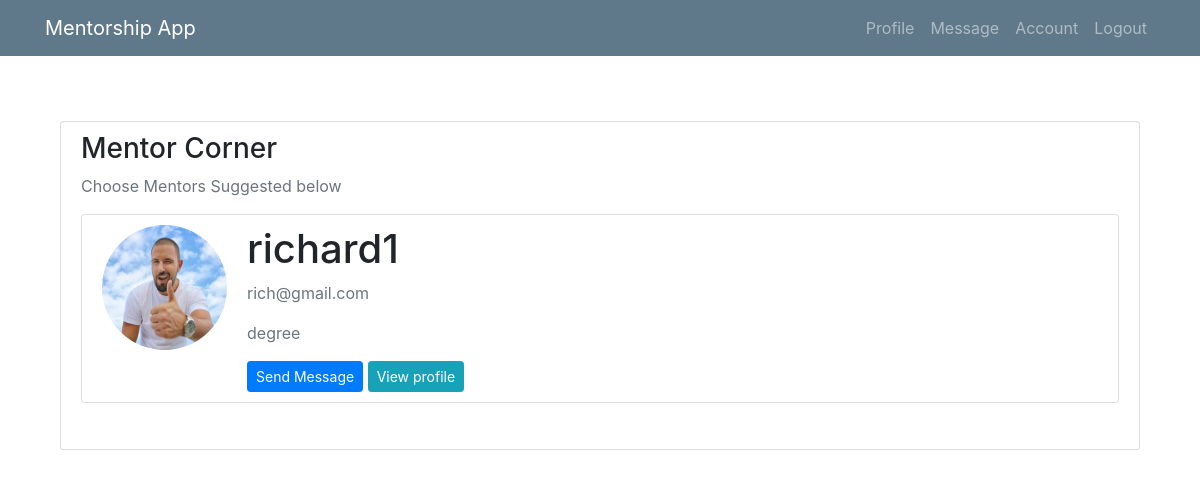
/account/ (signed in), run on the app's committed database.
### mentee/models.py (models this page shows, shortened)
class User(AbstractUser):
    is_mentee = models.BooleanField(default=False)
    is_mentor = models.BooleanField(default=False)

class Profile(models.Model):
    user = models.OneToOneField(User, on_delete=models.CASCADE)
    image = models.ImageField(default='default.jpg', upload_to='profile_pics')
    education = models.CharField(default='degree', max_length=100)

### mentee/views/mentee.py (the view)
# urls.py: path('account/', mentee.AccountList.as_view(), name="account"),
class AccountList(LoginRequiredMixin, UserPassesTestMixin, View):
    def test_func(self):
        return self.request.user.is_mentee
    """
    List all of the Users that we want.
    """
    def get(self, request):
        users = User.objects.all().filter(is_mentor=True)
        context = {
            'users': users,
         }
        return render(request, "menti/account.html", context)

### mentee/templates/menti/account.html
{% extends 'menti/base.html' %}
{% block content %}
<br><br>
   <main role="main" class="container">
      <div class="row">
        <div class="col-md-8">
        </div>
        <div class="col-md-12">
          <div class="content-section">
            <h3>Mentor Corner</h3>
            <p class='text-muted'>Choose Mentors Suggested below
              <ul class="list-group">
               {% for user in users %}
                  <div class="content-section">
      <div class="media">
         <img class="rounded-circle account-img" src="{{ user.profile.image.url }}">
         <div class="media-body">
            <h2 class="account-heading">{{ user.username }}</h2>
            <p class="text-secondary">{{ user.email }}</p>
              <p class="text-secondary">{{ user.profile.education }}</p>
              <a class="btn btn-primary btn-sm" href="{% url 'send' pk=user.pk %}">Send Message</a>
              <a class="btn btn-info btn-sm" href="{% url 'profile-detail' pk=user.pk %}">View profile</a>
         </div>
      </div>
   </div>
              {% endfor%}
              </ul>
            </p>
          </div>
        </div>
      </div>
    </main>
{% endblock %}

### mentee/static/mentee/main.css (style rules this page uses)
body { background: #fafafa; color: #333333; margin-top: 5rem; }
h1, h2, h3, h4, h5, h6 { color: #444444; }
ul { margin: 0; }
.content-section { background: #ffffff; padding: 10px 20px; border: 1px solid #dddddd; border-radius: 3px; margin-bottom: 20px; }
.account-img { height: 125px; width: 125px; margin-right: 20px; margin-bottom: 16px; }
.account-heading { font-size: 2.5rem; }

### data on the page
User: profile.image (placeholder picture), username "richard1", email "rich@gmail.com", profile.education "degree"
